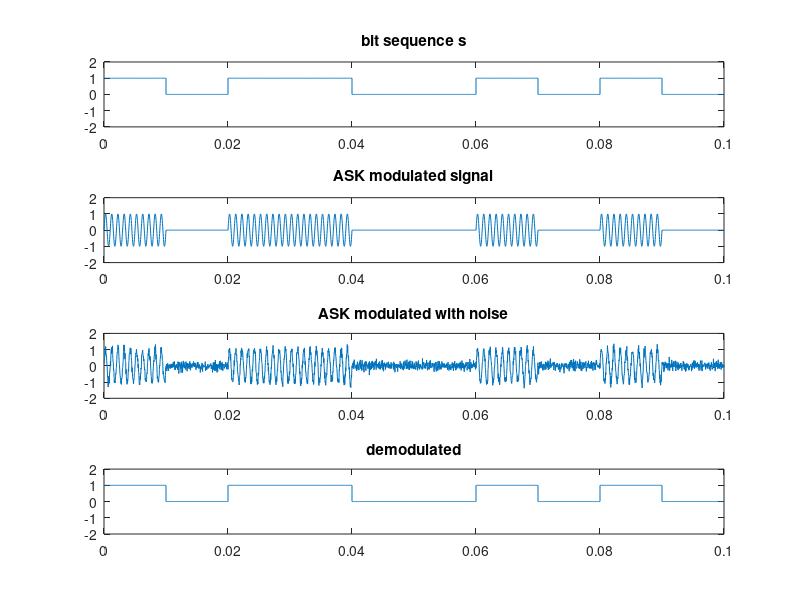
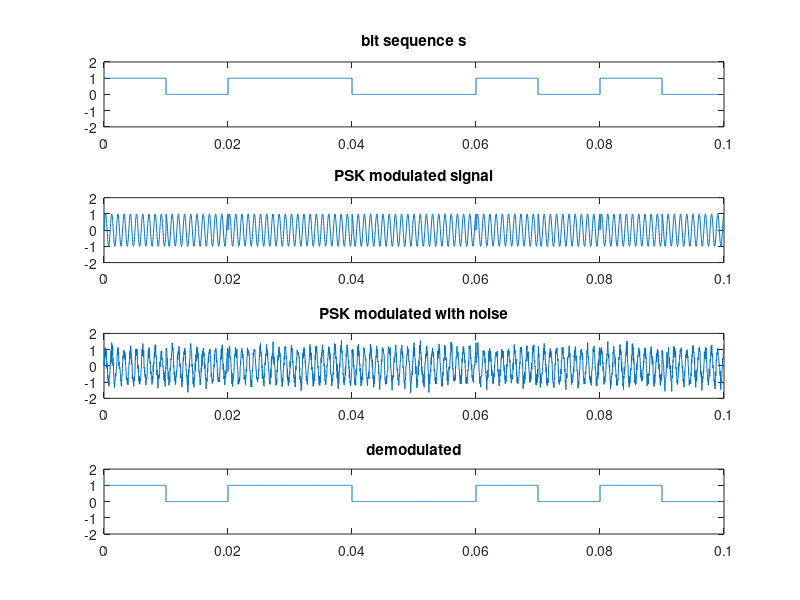

These figures' MATLAB source, in order:
s = [ 1 0 1 1 0 0 1 0 1 0 ] ;
Fs = 30e3 ;
fc = 1e3 ;
Ts = 10e-3 ;
t = 0 : 1/Fs : Ts ;
c = sin(2*pi*fc*t);
T = [t t t t t t t t t t];
L = length(t);
for i=1:length(s)
    if s(i)==0
        s_signal(1+(i-1)*L : i*L) = 0 ;
    else
        s_signal(1+(i-1)*L : i*L) = 1 ;
    end
    tt(1+(i-1)*L : i*L) = t + Ts*(i-1) ;
end


for i=1:length(s)
    if s(i)==0
       s_ASK(1+(i-1)*L : i*L) = 0 ;
    else
       s_ASK(1+(i-1)*L : i*L) = c ;
    end
end

ASK_modulated = awgn(s_ASK,10,'measured') ;

%%%%demodulation

for i=1:length(s)
    correlation = sum(s_ASK(1+(i-1)*L : i*L).*c) ;
    if correlation > 1/4
        demodulated(1+(i-1)*L : i*L) = 1 ;
    else
        demodulated(1+(i-1)*L : i*L) = 0 ;
    end
end

figure(1)
subplot(4,1,1)
plot(tt,s_signal);
title('bit sequence s');
axis([0 0.1 -2 2]);
subplot(4,1,2)
plot(tt,s_ASK);
axis([0 0.1 -2 2]);
title('ASK modulated signal');
subplot(4,1,3)
plot(tt,ASK_modulated);
title('ASK modulated with noise');
axis([0 0.1 -2 2]);
subplot(4,1,4)
plot(tt,demodulated);
title('demodulated');
axis([0 0.1 -2 2]);


%%%%% 2. BPSK

for i=1:length(s)
    if s(i)==0
       s_PSK(1+(i-1)*L : i*L) = sin(2*pi*fc*t + pi/2) ;
    else
       s_PSK(1+(i-1)*L : i*L) = sin(2*pi*fc*t) ;
    end
end

PSK_modulated = awgn(s_PSK,10,'measured');

for i=1:length(s)
    correlation2 = sum(s_PSK(1+(i-1)*L : i*L).*c) ;
    if correlation2 > 1/4
        demodulated2(1+(i-1)*L : i*L) = 1 ;
    else
        demodulated2(1+(i-1)*L : i*L) = 0 ;
    end
end

figure(2)
subplot(4,1,1)
plot(tt,s_signal);
title('bit sequence s');
axis([0 0.1 -2 2]);
subplot(4,1,2)
plot(tt,s_PSK);
axis([0 0.1 -2 2]);
title('PSK modulated signal');
subplot(4,1,3)
plot(tt,PSK_modulated);
title('PSK modulated with noise');
axis([0 0.1 -2 2]);
subplot(4,1,4)
plot(tt,demodulated2);
title('demodulated');
axis([0 0.1 -2 2]);